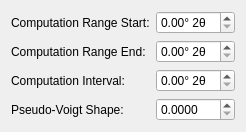
            <widget class="QWidget" name="pageProfileRange">
             <layout class="QGridLayout" name="gridLayout_2">
              <item row="0" column="0">
               <widget class="QLabel" name="label">
                <property name="text">
                 <string>Computation Range Start:</string>
                </property>
               </widget>
              </item>
              <item row="0" column="1">
               <widget class="QDoubleSpinBox" name="doubleSpinBoxRangeStart">
                <property name="toolTip">
                 <string>&lt;html&gt;&lt;head/&gt;&lt;body&gt;&lt;p&gt;&lt;span style=&quot; font-weight:700;&quot;&gt;Range start&lt;/span&gt;&lt;/p&gt;&lt;p&gt;Start of the profile simulation range in degrees 2θ.&lt;/p&gt;&lt;/body&gt;&lt;/html&gt;</string>
                </property>
                <property name="suffix">
                 <string>° 2θ</string>
                </property>
                <property name="maximum">
                 <double>90.000000000000000</double>
                </property>
               </widget>
              </item>
              <item row="1" column="0">
               <widget class="QLabel" name="label_7">
                <property name="text">
                 <string>Computation Range End:</string>
                </property>
               </widget>
              </item>
              <item row="1" column="1">
               <widget class="QDoubleSpinBox" name="doubleSpinBoxRangeEnd">
                <property name="toolTip">
                 <string>&lt;html&gt;&lt;head/&gt;&lt;body&gt;&lt;p&gt;&lt;span style=&quot; font-weight:700;&quot;&gt;Range end&lt;/span&gt;&lt;/p&gt;&lt;p&gt;End of the profile simulation range in degrees 2θ.&lt;/p&gt;&lt;/body&gt;&lt;/html&gt;</string>
                </property>
                <property name="suffix">
                 <string>° 2θ</string>
                </property>
                <property name="maximum">
                 <double>90.000000000000000</double>
                </property>
               </widget>
              </item>
              <item row="2" column="0">
               <widget class="QLabel" name="label_8">
                <property name="text">
                 <string>Computation Interval:</string>
                </property>
               </widget>
              </item>
              <item row="2" column="1">
               <widget class="QDoubleSpinBox" name="doubleSpinBoxRangeInterval">
                <property name="toolTip">
                 <string>&lt;html&gt;&lt;head/&gt;&lt;body&gt;&lt;p&gt;&lt;span style=&quot; font-weight:700;&quot;&gt;Profile computation interval&lt;/span&gt;&lt;/p&gt;&lt;p&gt;Interval of the profile calculation in degrees 2θ.&lt;/p&gt;&lt;p&gt;Recommended value: 0.2 degrees&lt;/p&gt;&lt;/body&gt;&lt;/html&gt;</string>
                </property>
                <property name="suffix">
                 <string>° 2θ</string>
                </property>
                <property name="maximum">
                 <double>45.000000000000000</double>
                </property>
                <property name="singleStep">
                 <double>0.100000000000000</double>
                </property>
               </widget>
              </item>
              <item row="3" column="0">
               <widget class="QLabel" name="label_11">
                <property name="text">
                 <string>Pseudo-Voigt Shape:</string>
                </property>
               </widget>
              </item>
              <item row="3" column="1">
               <widget class="QDoubleSpinBox" name="doubleSpinBoxPeakShape">
                <property name="toolTip">
                 <string>&lt;html&gt;&lt;head/&gt;&lt;body&gt;&lt;p&gt;&lt;span style=&quot; font-weight:700;&quot;&gt;Shape parameter&lt;/span&gt;&lt;/p&gt;&lt;p&gt;Shape parameter of the Pseudo-Voigt profiles.&lt;/p&gt;&lt;p&gt;Typically values are close to 0.5.&lt;/p&gt;&lt;/body&gt;&lt;/html&gt;</string>
                </property>
                <property name="decimals">
                 <number>4</number>
                </property>
                <property name="maximum">
                 <double>1.000000000000000</double>
                </property>
                <property name="singleStep">
                 <double>0.010000000000000</double>
                </property>
               </widget>
              </item>
              <item row="4" column="0" colspan="2">
               <spacer name="verticalSpacer_3">
                <property name="orientation">
                 <enum>Qt::Orientation::Vertical</enum>
                </property>
                <property name="sizeHint" stdset="0">
                 <size>
                  <width>0</width>
                  <height>0</height>
                 </size>
                </property>
               </spacer>
              </item>
             </layout>
            </widget>
